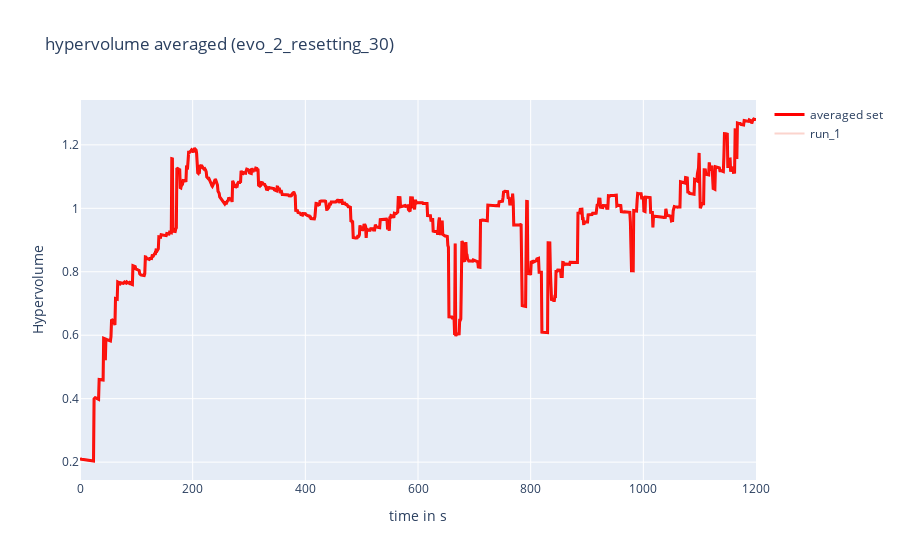
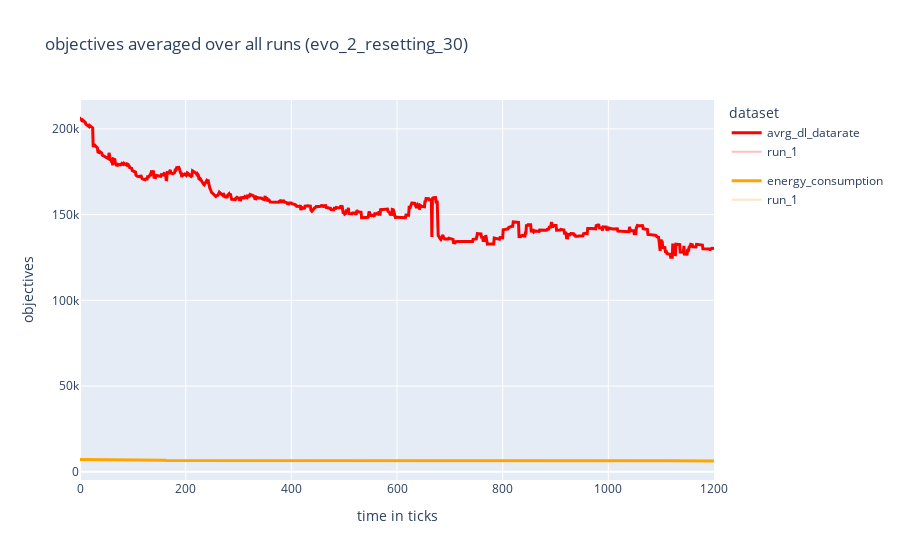
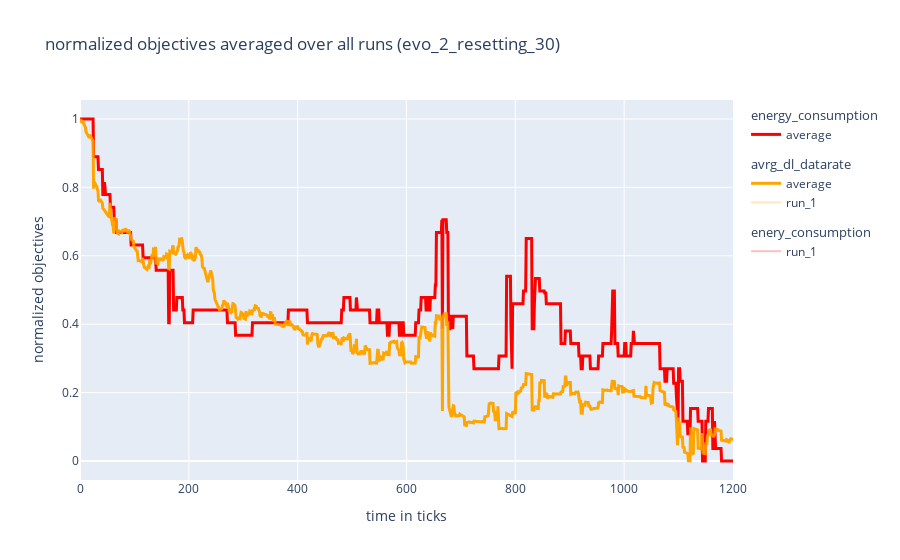

The notebook cell these images were saved under, in order:
### Code cell
##################
# plots for single experiment which is defined in above cell
##################

## hyper volume plot

fig1 = go.Figure()
fig1.update_layout(
    title=f"hypervolume averaged ({configuration_name})",
    xaxis_title="time in s",
    yaxis_title="Hypervolume")

## add averaged values
fig1.add_trace(
    go.Scatter(
        x=time_and_frames_list[:, 1],
        y=hypervolume_avrg_list,
        mode='lines',
        name= "averaged set",
        line={"width": 3, "color": "red"}
        ))

## add run values
for index, value in enumerate(hypervolume_list):
    fig1.add_trace(
        go.Scatter(
            x=time_and_frames_list[:, 1],
            y=value,
            mode='lines',
            name= f"run_{str(index+1)}",
            opacity=0.25
        ))


## objective volume plot
fig2 = go.Figure()

fig2.update_layout(
    title= f"objectives averaged over all runs ({configuration_name})",
    xaxis_title="time in ticks",
    yaxis_title="objectives",
    legend_title="dataset",
    )

fig2.add_trace(
        go.Scatter(
            x=time_and_frames_list[:, 1],
            y=objective_1_avrg_list,
            name="avrg_dl_datarate" ,
            mode='lines',
            line={"width": 3, "color": "red"},
            legendgroup="1"
        ))
fig2.add_trace(
        go.Scatter(
            x=time_and_frames_list[:, 1],
            y=objective_2_avrg_list,
            name="energy_consumption",
            mode='lines',
            line={"width": 3, "color": "orange"},
            legendgroup="2"
        ))
for index, _ in enumerate(objective_1_list):
    fig2.add_trace(
        go.Scatter(
            x=time_and_frames_list[:, 1],
            y=objective_1_list[index],
            name="run" + "_" +str(index+1),
            mode='lines',
            line={"color": "red"},
            opacity=0.25,
            legendgroup="1"
        ))
    fig2.add_trace(
        go.Scatter(
            x=time_and_frames_list[:, 1],
            y=objective_2_list[index],
            name="run" + "_"+ str(index+1),
            mode='lines',
             line={"color": "orange"},
             opacity=0.25,
             legendgroup="2"
        ))


## normalized objective plot
fig3 = go.Figure()

fig3.update_layout(
    title= f"normalized objectives averaged over all runs ({configuration_name})",
    xaxis_title="time in ticks",
    yaxis_title="normalized objectives")

fig3.add_trace(
        go.Scatter(
            x=time_and_frames_list[:, 1],
            y=objective_2_normalized_avrg_list,
            name="average" ,
            mode='lines',
            line={"width": 3, "color": "red"},
            legendgroup="energy_consumption",
            legendgrouptitle_text="energy_consumption"
        ))
fig3.add_trace(
        go.Scatter(
            x=time_and_frames_list[:, 1],
            y=objective_1_normalized_avrg_list,
            name="average",
            mode='lines',
            line={"width": 3, "color": "orange"},
            legendgroup="avrg_dl_datarate",
            legendgrouptitle_text="avrg_dl_datarate"
        ),)
for index, _ in enumerate(objective_1_list):
    fig3.add_trace(
        go.Scatter(
            x=time_and_frames_list[:, 1],
            y=objective_2_normalized_list[index],
            name="run" + "_" +str(index+1),
            mode='lines',
            line={"color": "red"},
            opacity=0.25,
            legendgroup="enery_consumption",
            legendgrouptitle_text="enery_consumption"
        ))
    fig3.add_trace(
        go.Scatter(
            x=time_and_frames_list[:, 1],
            y=objective_1_normalized_list[index],
            name="run" + "_"+ str(index+1),
            mode='lines',
            line={"color": "orange"},
            opacity=0.25,
            legendgroup="avrg_dl_datarate",
            legendgrouptitle_text="avrg_dl_datarate"
        ))

fig1.show()
fig2.show()
fig3.show()

### Figure 1 — Plotly figure (JSON) as saved in the notebook; plotly's stock layout.template omitted (floating-point values rounded to 4 significant figures; data arrays with more than 128 entries replaced by an {"elided": "..."} marker saying what was removed)
{"data": [{"line": {"color": "red", "width": 3}, "mode": "lines", "name": "averaged set", "type": "scatter", "x": {"elided": "1201 int values"}, "y": {"elided": "1201 float values"}}, {"mode": "lines", "name": "run_1", "opacity": 0.25, "type": "scatter", "x": {"elided": "1201 int values"}, "y": {"elided": "1201 float values"}}], "layout": {"title": {"text": "hypervolume averaged (evo_2_resetting_30)"}, "xaxis": {"title": {"text": "time in s"}}, "yaxis": {"title": {"text": "Hypervolume"}}}}

### Figure 2 — Plotly figure (JSON) as saved in the notebook; plotly's stock layout.template omitted (floating-point values rounded to 4 significant figures; data arrays with more than 128 entries replaced by an {"elided": "..."} marker saying what was removed)
{"data": [{"legendgroup": "1", "line": {"color": "red", "width": 3}, "mode": "lines", "name": "avrg_dl_datarate", "type": "scatter", "x": {"elided": "1201 int values"}, "y": {"elided": "1201 float values"}}, {"legendgroup": "2", "line": {"color": "orange", "width": 3}, "mode": "lines", "name": "energy_consumption", "type": "scatter", "x": {"elided": "1201 int values"}, "y": {"elided": "1201 float values"}}, {"legendgroup": "1", "line": {"color": "red"}, "mode": "lines", "name": "run_1", "opacity": 0.25, "type": "scatter", "x": {"elided": "1201 int values"}, "y": {"elided": "1201 float values"}}, {"legendgroup": "2", "line": {"color": "orange"}, "mode": "lines", "name": "run_1", "opacity": 0.25, "type": "scatter", "x": {"elided": "1201 int values"}, "y": {"elided": "1201 float values"}}], "layout": {"legend": {"title": {"text": "dataset"}}, "title": {"text": "objectives averaged over all runs (evo_2_resetting_30)"}, "xaxis": {"title": {"text": "time in ticks"}}, "yaxis": {"title": {"text": "objectives"}}}}

### Figure 3 — Plotly figure (JSON) as saved in the notebook; plotly's stock layout.template omitted (floating-point values rounded to 4 significant figures; data arrays with more than 128 entries replaced by an {"elided": "..."} marker saying what was removed)
{"data": [{"legendgroup": "energy_consumption", "legendgrouptitle": {"text": "energy_consumption"}, "line": {"color": "red", "width": 3}, "mode": "lines", "name": "average", "type": "scatter", "x": {"elided": "1201 int values"}, "y": {"elided": "1201 float values"}}, {"legendgroup": "avrg_dl_datarate", "legendgrouptitle": {"text": "avrg_dl_datarate"}, "line": {"color": "orange", "width": 3}, "mode": "lines", "name": "average", "type": "scatter", "x": {"elided": "1201 int values"}, "y": {"elided": "1201 float values"}}, {"legendgroup": "enery_consumption", "legendgrouptitle": {"text": "enery_consumption"}, "line": {"color": "red"}, "mode": "lines", "name": "run_1", "opacity": 0.25, "type": "scatter", "x": {"elided": "1201 int values"}, "y": {"elided": "1201 float values"}}, {"legendgroup": "avrg_dl_datarate", "legendgrouptitle": {"text": "avrg_dl_datarate"}, "line": {"color": "orange"}, "mode": "lines", "name": "run_1", "opacity": 0.25, "type": "scatter", "x": {"elided": "1201 int values"}, "y": {"elided": "1201 float values"}}], "layout": {"title": {"text": "normalized objectives averaged over all runs (evo_2_resetting_30)"}, "xaxis": {"title": {"text": "time in ticks"}}, "yaxis": {"title": {"text": "normalized objectives"}}}}
